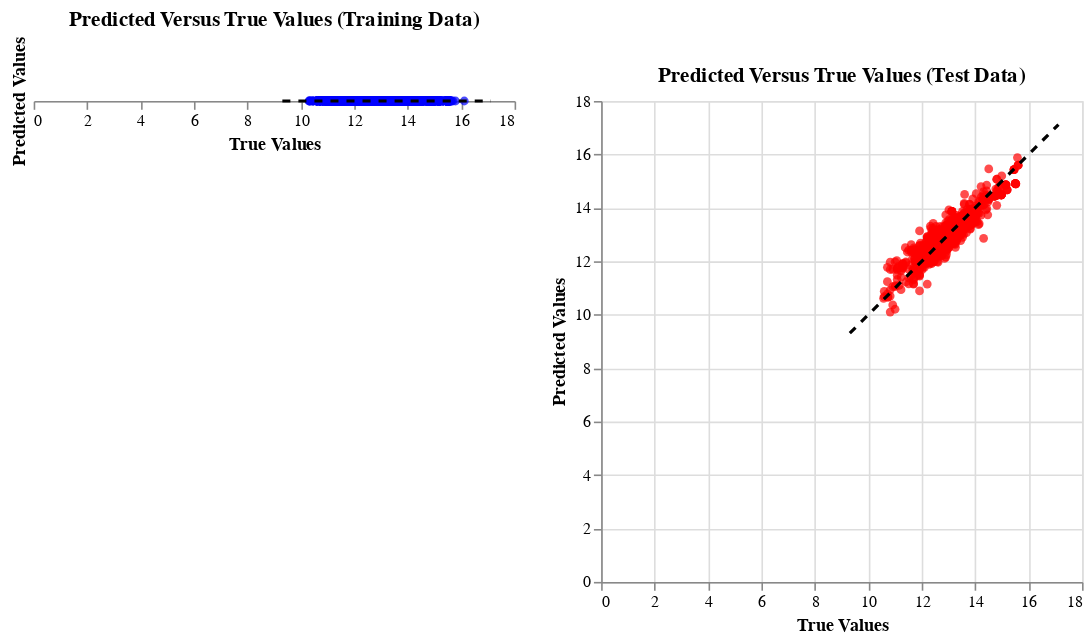

Write notebook code for a chart like this one.
### Markdown cell above
# Question 5

As a data scientist, analyst, or anyone working with code, you'll need to become comfortable *inheriting code*. This problem is a synthetic version of that. It also tests your understanding of the terms "in sample" and "out of sample".

Using `in_sample` and `out_of_sample` from the previous question, amend the below code to create the Observed Versus Predicted Plot (or True-Prediction Plot) as I demonstrated to you in class. (A successful answer involves switching out just two variables below).

After you sucessfully plot the data, write a 1-2 sentence answer to the question: Is the data underfitting, overfitting, or well-fitting of the data?

### Code cell
import altair as alt
from pandas import DataFrame, concat

alt.data_transformers.enable('default', max_rows=None)

# Convert the predictions and true values into a dataframe for visualization with Altair
train_data = DataFrame({
    'True Values': y_train,
    'Predicted Values': in_sample,
    'Dataset': 'Training'
})

test_data = DataFrame({
    'True Values': y_test,
    'Predicted Values': out_of_sample,
    'Dataset': 'Test'
})

all_data = concat([train_data, test_data])

# Define the perfect prediction line
perfect_line_calc = [min(y) - 1, max(y) + 1]

perfect_prediction = DataFrame({
    'True Values': perfect_line_calc,
    'Predicted Values': perfect_line_calc
})

# Create the Altair plots

# Training data plot
train_chart = alt.Chart(train_data).mark_circle(color='blue').encode(
    x='True Values',
    y='Predicted Values',
    tooltip=['True Values', 'Predicted Values']
).properties(
     width=300,
    height=0,
    title='Predicted Versus True Values (Training Data)'
)

# Test data plot
test_chart = alt.Chart(test_data).mark_circle(color='red').encode(
    x='True Values',
    y='Predicted Values',
    tooltip=['True Values', 'Predicted Values']
).properties(
    width=300,
    height=300,
    title='Predicted Versus True Values (Test Data)'
)

# Perfect prediction line
line_chart = (alt.Chart(perfect_prediction)
                 .mark_line(color='black', strokeDash=[5,5])
                 .encode(
                        x='True Values',
                        y='Predicted Values'
                    )
        )
# Alternative Facet Chart by creating multiple charts
(train_chart + line_chart) | (test_chart + line_chart)

### Figure 1 — Vega-Lite specification as saved in the notebook (floating-point values rounded to 4 significant figures; data arrays with more than 128 entries replaced by an {"elided": "..."} marker saying what was removed)
{"config": {"view": {"continuousWidth": 400, "continuousHeight": 300}}, "hconcat": [{"layer": [{"data": {"name": "data-1b5256c5619b3e2af88091760905cfbf"}, "mark": {"type": "circle", "color": "blue"}, "encoding": {"tooltip": [{"field": "True Values", "type": "quantitative"}, {"field": "Predicted Values", "type": "quantitative"}], "x": {"field": "True Values", "type": "quantitative"}, "y": {"field": "Predicted Values", "type": "quantitative"}}, "height": 0, "title": "Predicted Versus True Values (Training Data)", "width": 300}, {"data": {"name": "data-de8ba58aac7875d87cb81fe508eeaee0"}, "mark": {"type": "line", "color": "black", "strokeDash": [5, 5]}, "encoding": {"x": {"field": "True Values", "type": "quantitative"}, "y": {"field": "Predicted Values", "type": "quantitative"}}}]}, {"layer": [{"data": {"name": "data-a04e5ebdbda133b374167bacc704328c"}, "mark": {"type": "circle", "color": "red"}, "encoding": {"tooltip": [{"field": "True Values", "type": "quantitative"}, {"field": "Predicted Values", "type": "quantitative"}], "x": {"field": "True Values", "type": "quantitative"}, "y": {"field": "Predicted Values", "type": "quantitative"}}, "height": 300, "title": "Predicted Versus True Values (Test Data)", "width": 300}, {"data": {"name": "data-de8ba58aac7875d87cb81fe508eeaee0"}, "mark": {"type": "line", "color": "black", "strokeDash": [5, 5]}, "encoding": {"x": {"field": "True Values", "type": "quantitative"}, "y": {"field": "Predicted Values", "type": "quantitative"}}}]}], "$schema": "https://vega.github.io/schema/vega-lite/v4.17.0.json", "datasets": {"data-1b5256c5619b3e2af88091760905cfbf": {"elided": "6720 records"}, "data-de8ba58aac7875d87cb81fe508eeaee0": [{"True Values": 9.309, "Predicted Values": 9.309}, {"True Values": 17.12, "Predicted Values": 17.12}], "data-a04e5ebdbda133b374167bacc704328c": {"elided": "1186 records"}}}
